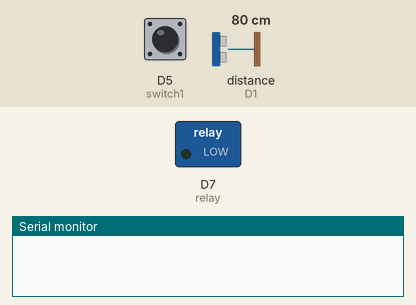
A sketch run on a simulated ESP8266 (NodeMCU). On the bench: switched loads named in the sketch (green lamp = pin HIGH), the last lines printed to the serial monitor. Wiring (inferred from the names in the program): ultrasonic range finder: trigger D2; echo D1. The test bench sets the inputs (shaded band); at power-on: D5 (switch1) HIGH, distance to the obstacle (sensor on D1) 80 cm. The echo pulse lasts 58.3 µs per cm; WiFi joins after 1.5 s; servers stay silent unless stated; pins used as bus, display or sensor lines are not drawn.

Above: at 1.9 s.
At 2.9 s:
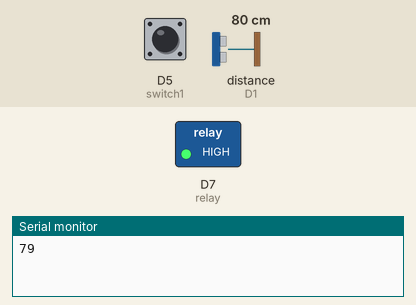
Timing chart, 0 to 4.4 s (numbered marks = the images above):
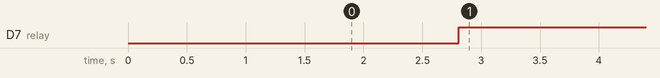

The sketch:

ESP8266_Standalone.ino
```cpp
// (licence header left out)
/* Comment this out to disable prints and save space */
#define BLYNK_PRINT Serial

/* Fill in information from Blynk Device Info here */
#define BLYNK_PRINT Serial
#define BLYNK_TEMPLATE_ID "TMPL6asLmRSXM"
#define BLYNK_TEMPLATE_NAME "UJK"
#define BLYNK_AUTH_TOKEN "bX-d-86sc9TgSzCfJvw0qbU1og9BjlTF"

#include <ESP8266WiFi.h>
#include <BlynkSimpleEsp8266.h>

char ssid[] = "BPVP-SIDOARJO";
char pass[] = "bpvpsda2024";

#define relay D7
#define pTrig D2
#define pEcho D1
#define switch1 D5


int jarak;
long durasi = 0;
int setPointPercent;
bool modeSetPoint;

BlynkTimer timer;

BLYNK_WRITE(V2) {
  setPointPercent = param.asInt();
}

BLYNK_WRITE(V3) {
  modeSetPoint = param.asInt();
}

void fitur() {
  digitalWrite(pTrig, 1);
  delayMicroseconds(10);
  digitalWrite(pTrig, 0);

  durasi = pulseIn(pEcho, 1);
  jarak = (durasi*0.034)/2;

  int val = map(jarak, 45, 5, 0, 100);

  Serial.println(jarak);
  Blynk.virtualWrite(V0, val);

  // fitur untuk indikator ketinggian air
  if(jarak < 15){
    Blynk.virtualWrite(V1,1);
    Blynk.setProperty(V1, "color", "#23C48E");
  }else if(jarak >= 15 && jarak <= 30){
    Blynk.virtualWrite(V1,1);
    Blynk.setProperty(V1, "color", "#ED9D00");
  }else if(jarak > 30){
    Blynk.virtualWrite(V1,1);
    Blynk.setProperty(V1, "color", "#D3435C");
  }

  // fitur nyala mati menggunakan saklar
  if(digitalRead(switch1) == 1 && modeSetPoint == 0){
    digitalWrite(relay, 1);
    Blynk.virtualWrite(V4, "POMPA MATI");
  }else if(digitalRead(switch1) == 0 && modeSetPoint == 0){
    Blynk.virtualWrite(V4, "POMPA MENYALA");
    digitalWrite(relay, 0);
  }

  // fitur mode otomatatis
  if(modeSetPoint == 1 && val < setPointPercent){
    digitalWrite(relay, 0);
    Blynk.virtualWrite(V4, "POMPA MENYALA");
  }else if(val > 99){
    digitalWrite(relay, 1);
    Blynk.virtualWrite(V4, "POMPA MATI");
  }else{

  }
}

void setup() {
  Serial.begin(115200);
  Blynk.begin(BLYNK_AUTH_TOKEN, ssid, pass);
  pinMode(pTrig, OUTPUT);
  pinMode(pEcho, INPUT);
  pinMode(switch1, INPUT_PULLUP);
  pinMode(relay, OUTPUT);
  timer.setInterval(1000L, fitur);
  Blynk.virtualWrite(V2, setPointPercent);
  Blynk.virtualWrite(V3, modeSetPoint);
}

void loop() {
  Blynk.run();
  timer.run();
}
```

Measured:
- by itself, D7 (relay): LOW → HIGH at 2.8 s
